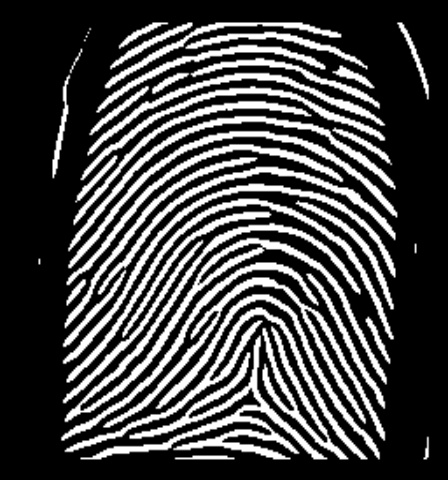
#> input picture Images/FVC2004-DB4-B-enhanced/1.jpg, 448 x 480 px
$ python FPExtracter.py Images/FVC2004-DB4-B-enhanced out
#> lines starting #> are read from the running program, lines starting #| are printed output that depends on the picture; after the words box and inside, x2 and y2 are one past the last pixel; in counts of white or black regions, pixels touching at a corner belong together
### utils.py
import math
import numpy as np
import cv2 as cv
import urllib.request
import IPython
import base64
import html
import os

# Utility function to show an image
# [92 lines left out: functions show, load_from_url, draw_orientations, draw_minutiae, not called in this run]

# Utility function to generate gabor filter kernels

_sigma_conv = (3.0/2.0)/((6*math.log(10))**0.5)
# sigma is adjusted according to the ridge period, so that the filter does not contain more than three effective peaks
def _gabor_sigma(ridge_period):
    return _sigma_conv * ridge_period

# [11 lines left out: functions _gabor_size, gabor_kernel, not called in this run]


# Utility functions for minutiae
def angle_abs_difference(a, b):
    return math.pi - abs(abs(a - b) - math.pi)

def angle_mean(a, b):
    return math.atan2((math.sin(a)+math.sin(b))/2, ((math.cos(a)+math.cos(b))/2))

# Utility functions for MCC
# [25 lines left out: functions draw_minutiae_and_cylinder, draw_match_pairs, not called in this run]

def ensure_dir_exists(filepath):
    """
    Ensures that the directory for the given filepath exists.
    Creates all necessary parent directories if they don't exist.

    Args:
        filepath (str): The path to the file that will be written

    Returns:
        str: The directory path that was created/verified
    """
    directory = os.path.dirname(filepath)
    if directory and not os.path.exists(directory):
        os.makedirs(directory)
    return directory

### FPExtracter.py
##########################################################
#fingerprint_extracter code used from  https://github.com/Utkarsh-Deshmukh/Fingerprint-Feature-Extraction
import cv2, os, sys
import numpy as np
import skimage.morphology
from skimage.morphology import convex_hull_image, erosion
from skimage.morphology import square
import math
import skimage.draw
from utils import ensure_dir_exists
##########################################################
class MinutiaeFeature(object):
    def __init__(self, locX, locY, Orientation, Type):
        self.locX = locX
        self.locY = locY
        self.Orientation = Orientation
        self.Type = Type

class FingerprintFeatureExtractor(object):
    def __init__(self):
        self._mask = []
        self._skel = []
        self.minutiaeTerm = []
        self.minutiaeBif = []
        self._spuriousMinutiaeThresh = 10

    def setSpuriousMinutiaeThresh(self, spuriousMinutiaeThresh):
        self._spuriousMinutiaeThresh = spuriousMinutiaeThresh

    def __skeletonize(self, img):
        img = np.uint8(img > 128)
        self._skel = skimage.morphology.skeletonize(img)
        self._skel = np.uint8(self._skel) * 255
        self._mask = img * 255

    def __computeAngle(self, block, minutiaeType):
        angle = []
        (blkRows, blkCols) = np.shape(block)
        CenterX, CenterY = (blkRows - 1) / 2, (blkCols - 1) / 2
        if (minutiaeType.lower() == 'termination'):
            sumVal = 0
            for i in range(blkRows):
                for j in range(blkCols):
                    if ((i == 0 or i == blkRows - 1 or j == 0 or j == blkCols - 1) and block[i][j] != 0):
                        angle.append(-math.degrees(math.atan2(i - CenterY, j - CenterX)))
                        sumVal += 1
                        if (sumVal > 1):
                            angle.append(float('nan'))
            return (angle)

        elif (minutiaeType.lower() == 'bifurcation'):
            (blkRows, blkCols) = np.shape(block)
            CenterX, CenterY = (blkRows - 1) / 2, (blkCols - 1) / 2
            angle = []
            sumVal = 0
            for i in range(blkRows):
                for j in range(blkCols):
                    if ((i == 0 or i == blkRows - 1 or j == 0 or j == blkCols - 1) and block[i][j] != 0):
                        angle.append(-math.degrees(math.atan2(i - CenterY, j - CenterX)))
                        sumVal += 1
            if (sumVal != 3):
                angle.append(float('nan'))
            return (angle)

    def __getTerminationBifurcation(self):
        self._skel = self._skel == 255
        (rows, cols) = self._skel.shape
        self.minutiaeTerm = np.zeros(self._skel.shape)
        self.minutiaeBif = np.zeros(self._skel.shape)

        for i in range(1, rows - 1):
            for j in range(1, cols - 1):
                if (self._skel[i][j] == 1):
                    block = self._skel[i - 1:i + 2, j - 1:j + 2]
                    block_val = np.sum(block)
                    if (block_val == 2):
                        self.minutiaeTerm[i, j] = 1
                    elif (block_val == 4):
                        self.minutiaeBif[i, j] = 1

        self._mask = convex_hull_image(self._mask > 0)
        self._mask = erosion(self._mask, square(5))  # Structuing element for mask erosion = square(5)
        self.minutiaeTerm = np.uint8(self._mask) * self.minutiaeTerm

    def __removeSpuriousMinutiae(self, minutiaeList, img):
        img = img * 0
        SpuriousMin = []
        numPoints = len(minutiaeList)
        D = np.zeros((numPoints, numPoints))
        for i in range(1,numPoints):
            for j in range(0, i):
                (X1,Y1) = minutiaeList[i]['centroid']
                (X2,Y2) = minutiaeList[j]['centroid']

                dist = np.sqrt((X2-X1)**2 + (Y2-Y1)**2)
                D[i][j] = dist
                if(dist < self._spuriousMinutiaeThresh):
                    SpuriousMin.append(i)
                    SpuriousMin.append(j)

        SpuriousMin = np.unique(SpuriousMin)
        for i in range(0,numPoints):
            if(not i in SpuriousMin):
                (X,Y) = np.int16(minutiaeList[i]['centroid'])
                img[X,Y] = 1

        img = np.uint8(img)
        return(img)

    def __cleanMinutiae(self, img):
        self.minutiaeTerm = skimage.measure.label(self.minutiaeTerm, connectivity=2)
        RP = skimage.measure.regionprops(self.minutiaeTerm)
        self.minutiaeTerm = self.__removeSpuriousMinutiae(RP, np.uint8(img))

    def __performFeatureExtraction(self):
        FeaturesTerm = []
        self.minutiaeTerm = skimage.measure.label(self.minutiaeTerm, connectivity=2)
        RP = skimage.measure.regionprops(np.uint8(self.minutiaeTerm))

        WindowSize = 2  # --> For Termination, the block size must can be 3x3, or 5x5. Hence the window selected is 1 or 2
        FeaturesTerm = []
        for num, i in enumerate(RP):
            (row, col) = np.int16(np.round(i['Centroid']))
            block = self._skel[row - WindowSize:row + WindowSize + 1, col - WindowSize:col + WindowSize + 1]
            angle = self.__computeAngle(block, 'Termination')
            if(len(angle) == 1):
                FeaturesTerm.append(MinutiaeFeature(row, col, angle, 'Termination'))

        FeaturesBif = []
        self.minutiaeBif = skimage.measure.label(self.minutiaeBif, connectivity=2)
        RP = skimage.measure.regionprops(np.uint8(self.minutiaeBif))
        WindowSize = 1  # --> For Bifurcation, the block size must be 3x3. Hence the window selected is 1
        for i in RP:
            (row, col) = np.int16(np.round(i['Centroid']))
            block = self._skel[row - WindowSize:row + WindowSize + 1, col - WindowSize:col + WindowSize + 1]
            angle = self.__computeAngle(block, 'Bifurcation')
            if(len(angle) == 3):
                FeaturesBif.append(MinutiaeFeature(row, col, angle, 'Bifurcation'))
        return (FeaturesTerm, FeaturesBif)

    def extractMinutiaeFeatures(self, img):
        self.__skeletonize(img)

        self.__getTerminationBifurcation()

        self.__cleanMinutiae(img)

        FeaturesTerm, FeaturesBif = self.__performFeatureExtraction()
        return(FeaturesTerm, FeaturesBif)

    def showResults(self, FeaturesTerm, FeaturesBif):

        (rows, cols) = self._skel.shape
        DispImg = np.zeros((rows, cols, 3), np.uint8)
        DispImg[:, :, 0] = 255*self._skel
        DispImg[:, :, 1] = 255*self._skel
        DispImg[:, :, 2] = 255*self._skel

        for idx, curr_minutiae in enumerate(FeaturesTerm):
            row, col = curr_minutiae.locX, curr_minutiae.locY
            (rr, cc) = skimage.draw.circle_perimeter(row, col, 3)
            skimage.draw.set_color(DispImg, (rr, cc), (0, 0, 255))

        for idx, curr_minutiae in enumerate(FeaturesBif):
            row, col = curr_minutiae.locX, curr_minutiae.locY
            (rr, cc) = skimage.draw.circle_perimeter(row, col, 3)
            skimage.draw.set_color(DispImg, (rr, cc), (255, 0, 0))

        cv2.imshow('output', DispImg)
        cv2.waitKey(0)

    def saveResult(self, FeaturesTerm, FeaturesBif, img_loc):
        (rows, cols) = self._skel.shape
        DispImg = np.zeros((rows, cols, 3), np.uint8)
        DispImg[:, :, 0] = 255 * self._skel
        DispImg[:, :, 1] = 255 * self._skel
        DispImg[:, :, 2] = 255 * self._skel

        for idx, curr_minutiae in enumerate(FeaturesTerm):
            row, col = curr_minutiae.locX, curr_minutiae.locY
            (rr, cc) = skimage.draw.circle_perimeter(row, col, 3)
            skimage.draw.set_color(DispImg, (rr, cc), (0, 0, 255))

        for idx, curr_minutiae in enumerate(FeaturesBif):
            row, col = curr_minutiae.locX, curr_minutiae.locY
            (rr, cc) = skimage.draw.circle_perimeter(row, col, 3)
            skimage.draw.set_color(DispImg, (rr, cc), (255, 0, 0))
        ensure_dir_exists(img_loc)
        cv2.imwrite(img_loc, DispImg)

def extract_minutiae_features(img, spuriousMinutiaeThresh=10, invertImage=False, showResult=False, saveResult=False, img_loc=None):
    feature_extractor = FingerprintFeatureExtractor()
    feature_extractor.setSpuriousMinutiaeThresh(spuriousMinutiaeThresh)
    if (invertImage):
        img = 255 - img;

    FeaturesTerm, FeaturesBif = feature_extractor.extractMinutiaeFeatures(img)

    if (saveResult):
        feature_extractor.saveResult(FeaturesTerm, FeaturesBif, img_loc)

    if(showResult):
        feature_extractor.showResults(FeaturesTerm, FeaturesBif)

    return(FeaturesTerm, FeaturesBif)
##########################################################
if __name__ == '__main__':
    input_folder = sys.argv[1]
    output_folderpath = sys.argv[2]
    input_folderpath = []
    dirs = os.listdir(input_folder)
    for file in dirs:
        if file.endswith(".jpg"):
            input_folderpath.append(os.path.join(input_folder,file))
    for imgpath in input_folderpath:
        img_name = imgpath.split("/")[-1].split("_")[0]
        image = cv2.imread(imgpath)
#> image is the input picture: shape (480, 448, 3); min 0, max 255, mean 69.3
        grayscale = cv2.cvtColor(image, cv2.COLOR_BGR2GRAY)
        img_loc = os.path.join(output_folderpath, f'{img_name}')
        ensure_dir_exists(img_loc)
        FeaturesTerminations, FeaturesBifurcations = extract_minutiae_features(grayscale, spuriousMinutiaeThresh=10, invertImage=False, showResult=False, saveResult=True, img_loc=img_loc)
#> in __skeletonize, `img = np.uint8(img > 128)`:
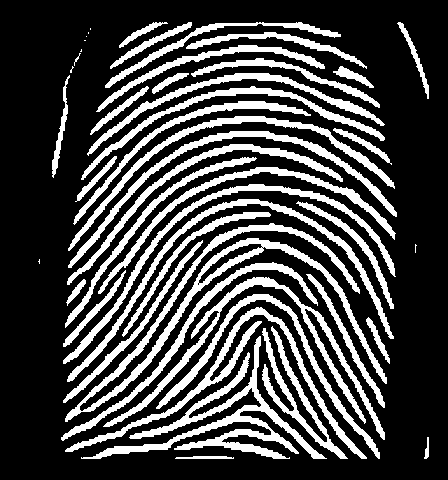
#> img: shape (480, 448); values 0 (black) and 1 (white), 27% white; 48 white regions (8 under 20 px), largest, box (x1, y1, x2, y2) and area: (65, 223, 387, 422) 5527, (81, 336, 327, 459) 4848, (103, 277, 385, 440) 3331
#> in __skeletonize, `self._skel = skimage.morphology.skeletonize(img)`: self._skel: shape (480, 448) bool; 4.1% white in thin lines or dots, all inside (x1, y1, x2, y2) = (39, 22, 428, 459)
#> after the loop in __getTerminationBifurcation, `for i in range(1, rows - 1):`:
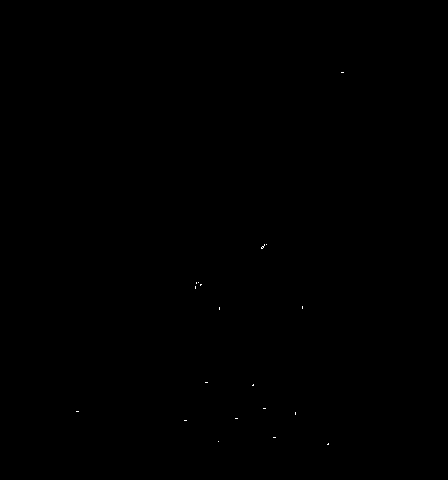
#> self.minutiaeBif: shape (480, 448) float64; values 0 (black) and 1 (white), 0.03% white in thin lines or dots, all inside (x1, y1, x2, y2) = (76, 72, 344, 445)
#> after the loop in __getTerminationBifurcation, `for i in range(1, rows - 1):`:
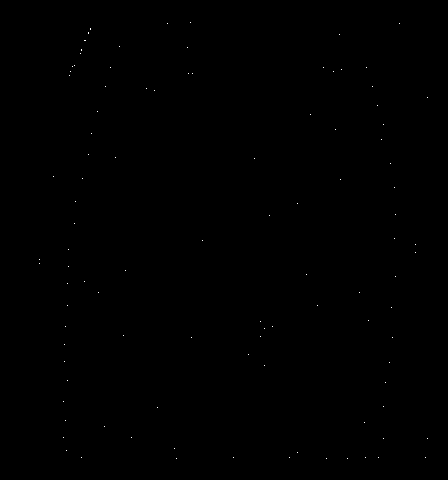
#> self.minutiaeTerm: shape (480, 448) float64; values 0 (black) and 1 (white), 0.05% white in thin lines or dots, all inside (x1, y1, x2, y2) = (39, 22, 428, 459)
#> in __getTerminationBifurcation, `self._mask = convex_hull_image(self._mask > 0)`: self._mask: shape (480, 448) bool; 75.6% white; 1 black region, box (x1, y1, x2, y2) and area: (0, 0, 448, 480) 52423
#> in __getTerminationBifurcation, `self._mask = erosion(self._mask, square(5))`:
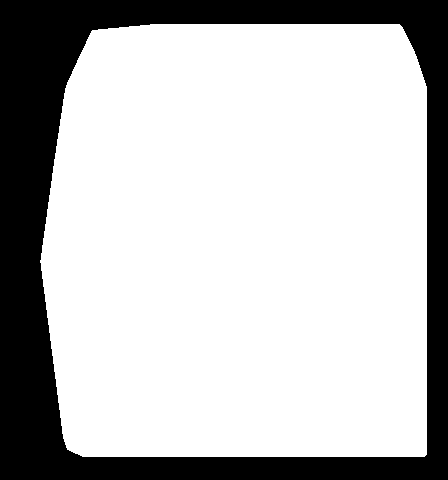
#> self._mask: shape (480, 448) bool; 74.1% white; 1 black region, box (x1, y1, x2, y2) and area: (0, 0, 448, 480) 55719
#> in __getTerminationBifurcation, `self.minutiaeTerm = np.uint8(self._mask) * self.minutiaeTerm`: self.minutiaeTerm: shape (480, 448) float64; values 0 (black) and 1 (white), 0.04% white in thin lines or dots, all inside (x1, y1, x2, y2) = (53, 34, 416, 453)
#> in __cleanMinutiae, `self.minutiaeTerm = skimage.measure.label(self.minutiaeTerm, connectiv..`: self.minutiaeTerm: shape (480, 448) int64; 78 distinct labels, from 0 to 77
#> in __cleanMinutiae, `RP = skimage.measure.regionprops(self.minutiaeTerm)`: RP = 77 regions; largest, box (x1, y1, x2, y2) and area: (339, 34, 340, 35) 1, (119, 46, 120, 47) 1, (187, 47, 188, 48) 1, (110, 67, 111, 68) 1, (323, 67, 324, 68) 1
#> in __removeSpuriousMinutiae, `img = img * 0`: img: shape (480, 448); every value is 0
#> in __removeSpuriousMinutiae, `numPoints = len(minutiaeList)`: numPoints = 77
#> after the loop in __removeSpuriousMinutiae, `for i in range(1,numPoints):`:
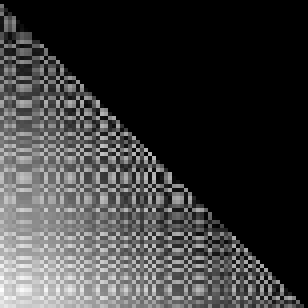
#> D: shape (77, 77) float64 (shown 4 times larger); min 0, max 488.5, mean 112.3; drawn with min black and max white
#> after the loop in __removeSpuriousMinutiae, `for i in range(1,numPoints):`: SpuriousMin = [7, 6, 9, 8, 13, 12, 38, 36, 54, 51, 54, 53, 56, 54]
#> in __removeSpuriousMinutiae, `SpuriousMin = np.unique(SpuriousMin)`: SpuriousMin = [6, 7, 8, 9, 12, 13, 36, 38, 51, 53, 54, 56]
#> the loop in __removeSpuriousMinutiae, `for i in range(0,numPoints):` made 77 passes
#> (X, Y) on passes 1, 2, 3, 4, 5, 6, 11, 12, 15, 16, 17, 18: (34, 339), (46, 119), (47, 187), (67, 110), (67, 323), (67, 366), (86, 105), (86, 372), (105, 377), (111, 97), (114, 310), (124, 383)
#> after the loop in __removeSpuriousMinutiae, `for i in range(0,numPoints):`: img: shape (480, 448); values 0 (black) and 1 (white), 0.03% white in thin lines or dots, all inside (x1, y1, x2, y2) = (53, 34, 396, 453)
#> in __performFeatureExtraction, `self.minutiaeTerm = skimage.measure.label(self.minutiaeTerm, connectiv..`: self.minutiaeTerm: shape (480, 448) int64; 66 distinct labels, from 0 to 65
#> in __performFeatureExtraction, `RP = skimage.measure.regionprops(np.uint8(self.minutiaeTerm))`: RP = 65 regions; largest, box (x1, y1, x2, y2) and area: (339, 34, 340, 35) 1, (119, 46, 120, 47) 1, (187, 47, 188, 48) 1, (110, 67, 111, 68) 1, (323, 67, 324, 68) 1
#> the loop in __performFeatureExtraction, `for num, i in enumerate(RP):` made 65 passes
#> (row, col) on passes 1 to 12: (34, 339), (46, 119), (47, 187), (67, 110), (67, 323), (67, 366), (86, 105), (86, 372), (105, 377), (111, 97), (114, 310), (124, 383)
#> (row, col) on passes 24, 30, 31: (201, 75), (240, 202), (249, 68)
#> in __performFeatureExtraction, `self.minutiaeBif = skimage.measure.label(self.minutiaeBif, connectivit..`: self.minutiaeBif: shape (480, 448) int64; 20 distinct labels, from 0 to 19
#> the loop in __performFeatureExtraction, `for i in RP:` made 19 passes
#> the loop in saveResult, `for idx, curr_minutiae in enumerate(FeaturesTerm):` made 62 passes
#> after the loop in saveResult, `for idx, curr_minutiae in enumerate(FeaturesTerm):`:
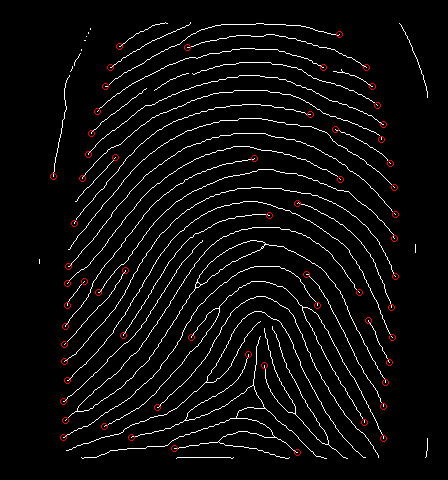
#> DispImg: shape (480, 448, 3); mean of channels 0, 1, 2 10.5, 10.5, 11.7; drawn as B, G, R
#> the loop in saveResult, `for idx, curr_minutiae in enumerate(FeaturesBif):` made 19 passes
#> after the loop in saveResult, `for idx, curr_minutiae in enumerate(FeaturesBif):`:
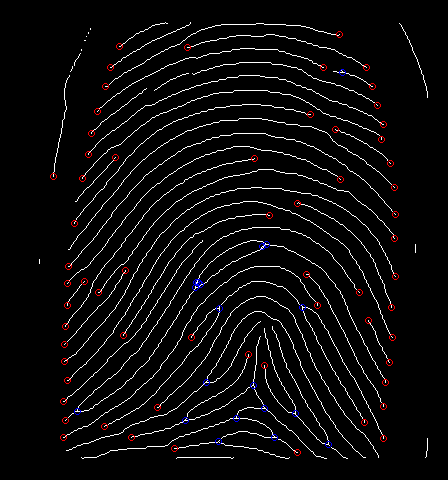
#> DispImg: shape (480, 448, 3); 0.14% of pixels changed, all inside (x1, y1, x2, y2) = (74, 69, 346, 448); drawn as B, G, R
#> pass 2 of the loop `for imgpath in input_folderpath:`:
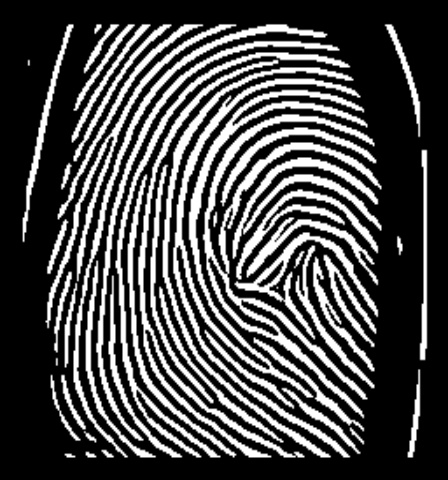
#> input picture Images/FVC2004-DB4-B-enhanced/10.jpg, 448 x 480 px
#> image is the input picture: shape (480, 448, 3); min 0, max 255, mean 73.2
#> after the loop in __removeSpuriousMinutiae (call 2), `for i in range(1,numPoints):`:
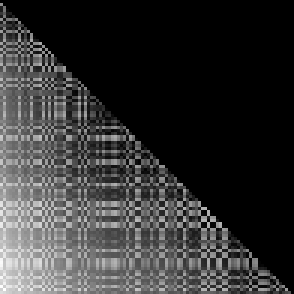
#> D: shape (98, 98) float64 (shown 3 times larger); min 0, max 526, mean 107.7; drawn with min black and max white
#> the loop in __performFeatureExtraction (call 2), `for num, i in enumerate(RP):` made 79 passes
#> the loop in __performFeatureExtraction (call 2), `for i in RP:` made 33 passes
#> the loop in saveResult (call 2), `for idx, curr_minutiae in enumerate(FeaturesTerm):` made 77 passes
#> the loop in saveResult (call 2), `for idx, curr_minutiae in enumerate(FeaturesBif):` made 33 passes
#> after the loop in saveResult (call 2), `for idx, curr_minutiae in enumerate(FeaturesBif):`:
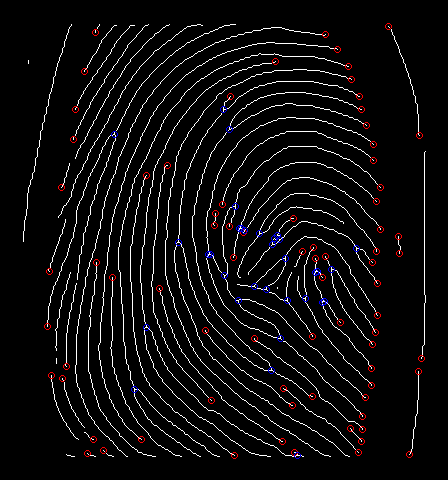
#> DispImg: shape (480, 448, 3); mean of channels 0, 1, 2 12.9, 12.3, 13.7; drawn as B, G, R
##########################################################
